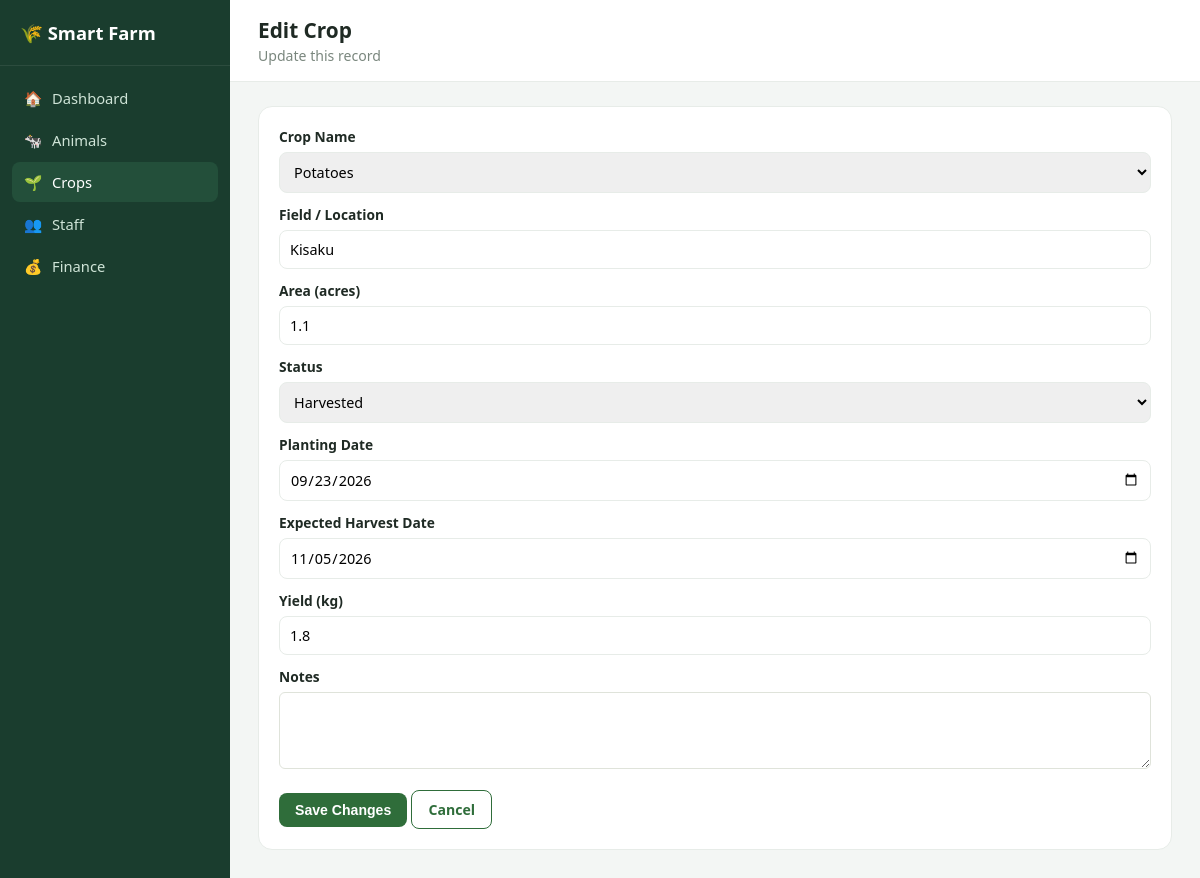
The page /crops/1/edit on the database its author committed.
### models.py (models this page shows)
class Crop(db.Model):
    __tablename__ = "crops"
    id = db.Column(db.Integer, primary_key=True)
    name = db.Column(db.String(80), nullable=False)
    field_location = db.Column(db.String(80))
    area_acres = db.Column(db.Float)
    planting_date = db.Column(db.Date)
    expected_harvest_date = db.Column(db.Date)
    status = db.Column(db.String(30), default="Planted")  # Planted/Growing/Harvested
    yield_amount_kg = db.Column(db.Float)
    notes = db.Column(db.Text)

### app.py (the view, shortened to what this page needs)
@app.route("/crops/<int:crop_id>/edit", methods=["GET", "POST"])
def edit_crop(crop_id):
    crop = Crop.query.get_or_404(crop_id)
    return render_template("crops/add_crop.html", crop=crop)

### templates/crops/add_crop.html (shortened to what this page needs)
{% extends "base.html" %}
{% block page_title %}{{ 'Edit' if crop else 'Add' }} Crop{% endblock %}
{% block page_subtitle %}{{ 'Update this record' if crop else 'Create a new crop record' }}{% endblock %}
{% block content %}
  <div class="card">
    <form method="POST">
      <div class="field" style="margin-bottom:12px;">
        <label>Crop Name</label>
        <select name="name" required>
          {% for crop_name in ["Maize", "Beans", "Wheat", "Rice", "Potatoes", "Tomatoes", "Cabbage", "Onions", "Sugarcane", "Coffee", "Tea"] %}
          <option value="{{ crop_name }}" {{ 'selected' if crop and crop.name == crop_name }}>{{ crop_name }}</option>
          {% endfor %}
        </select>
      </div>
      <div class="field" style="margin-bottom:12px;">
        <label>Field / Location</label>
        <input type="text" name="field_location" value="{{ crop.field_location if crop else '' }}">
      </div>
      <div class="field" style="margin-bottom:12px;">
        <label>Area (acres)</label>
        <input type="number" step="0.1" name="area_acres" value="{{ crop.area_acres if crop else '' }}">
      </div>
      <div class="field" style="margin-bottom:12px;">
        <label>Status</label>
        <select name="status">
          <option value="Harvested" {{ 'selected' if crop and crop.status=='Harvested' }}>Harvested</option>
        </select>
      </div>
      <div class="field" style="margin-bottom:12px;">
        <label>Planting Date</label>
        <input type="date" name="planting_date" value="{{ crop.planting_date if crop else '' }}">
      </div>
      <div class="field" style="margin-bottom:12px;">
        <label>Expected Harvest Date</label>
        <input type="date" name="expected_harvest_date" value="{{ crop.expected_harvest_date if crop else '' }}">
      </div>
      <div class="field" style="margin-bottom:12px;">
        <label>Yield (kg)</label>
        <input type="number" step="0.1" name="yield_amount_kg" value="{{ crop.yield_amount_kg if crop else '' }}">
      </div>
      <div class="field" style="margin-bottom:16px;">
        <label>Notes</label>
        <textarea name="notes" rows="3" style="width:100%; padding:9px; border:1px solid #dfe3da; border-radius:6px;">{{ crop.notes if crop else '' }}</textarea>
      </div>
      <button type="submit" class="btn">{{ 'Save Changes' if crop else 'Add Crop' }}</button>
      <a href="{{ url_for('crops') }}" class="btn secondary">Cancel</a>
    </form>
  </div>
{% endblock %}

### static/css/style.css (style rules this page uses)
:root { --sidebar-bg: #1a3d2e; --sidebar-bg-light: #234f3a; --accent: #2f6d3a; --accent-light: #eaf6ee; --bg: #f3f6f4; --card: #ffffff; --text: #1f2a24; --muted: #7a877e; --border: #e7ece8; --danger: #d64545; --warning: #e0a627; --blue: #3b82c4; }
* { box-sizing: border-box; }
body { margin: 0; font-family: "Segoe UI", Arial, sans-serif; background: var(--bg); color: var(--text); }
.card { background: var(--card); border: 1px solid var(--border); border-radius: 14px; padding: 20px; margin-bottom: 20px; }
.btn { display: inline-block; background: var(--accent); color: white; border: none; padding: 9px 16px; border-radius: 8px; cursor: pointer; text-decoration: none; font-size: 0.88rem; font-weight: 600; }
.btn.secondary { background: transparent; color: var(--accent); border: 1px solid var(--accent); }
.field label { display: block; margin-bottom: 6px; font-weight: 600; font-size: 0.86rem; }
.field input, .field select, .field textarea { width: 100%; padding: 9px 10px; border: 1px solid var(--border); border-radius: 8px; font-size: 0.9rem; font-family: inherit; }

### rows shown on the page
Crop: field_location "Kisaku", area_acres "1.1", planting_date "09/23/2026", expected_harvest_date "11/05/2026", yield_amount_kg "1.8"

### other values the page prints
{{ 'Edit' if crop else 'Add' }} "Edit"
{{ 'Update this record' if crop else 'Create a new crop record' }} "Update this record"
{{ 'Save Changes' if crop else 'Add Crop' }} "Save Changes"
form field name "Potatoes"
